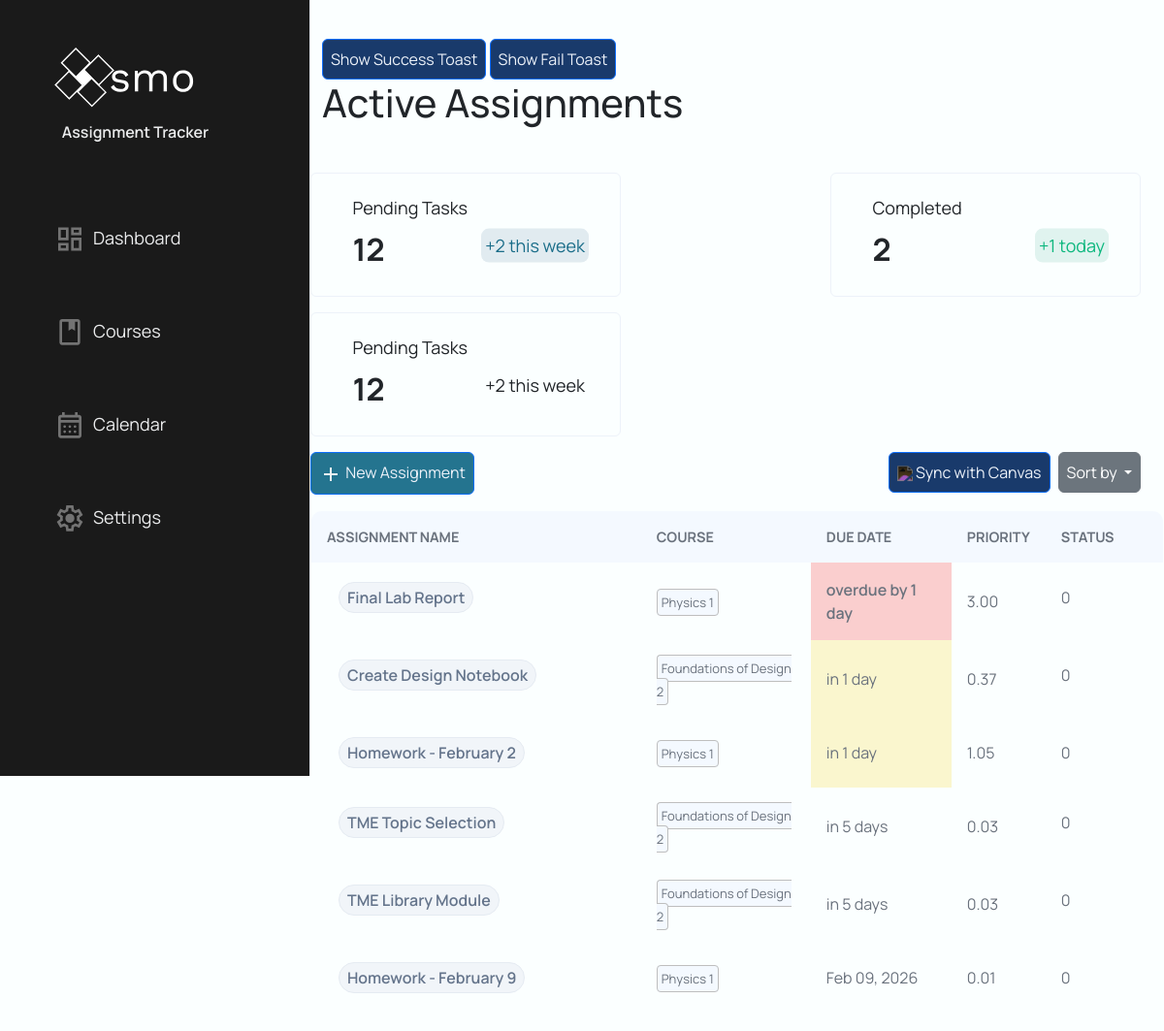
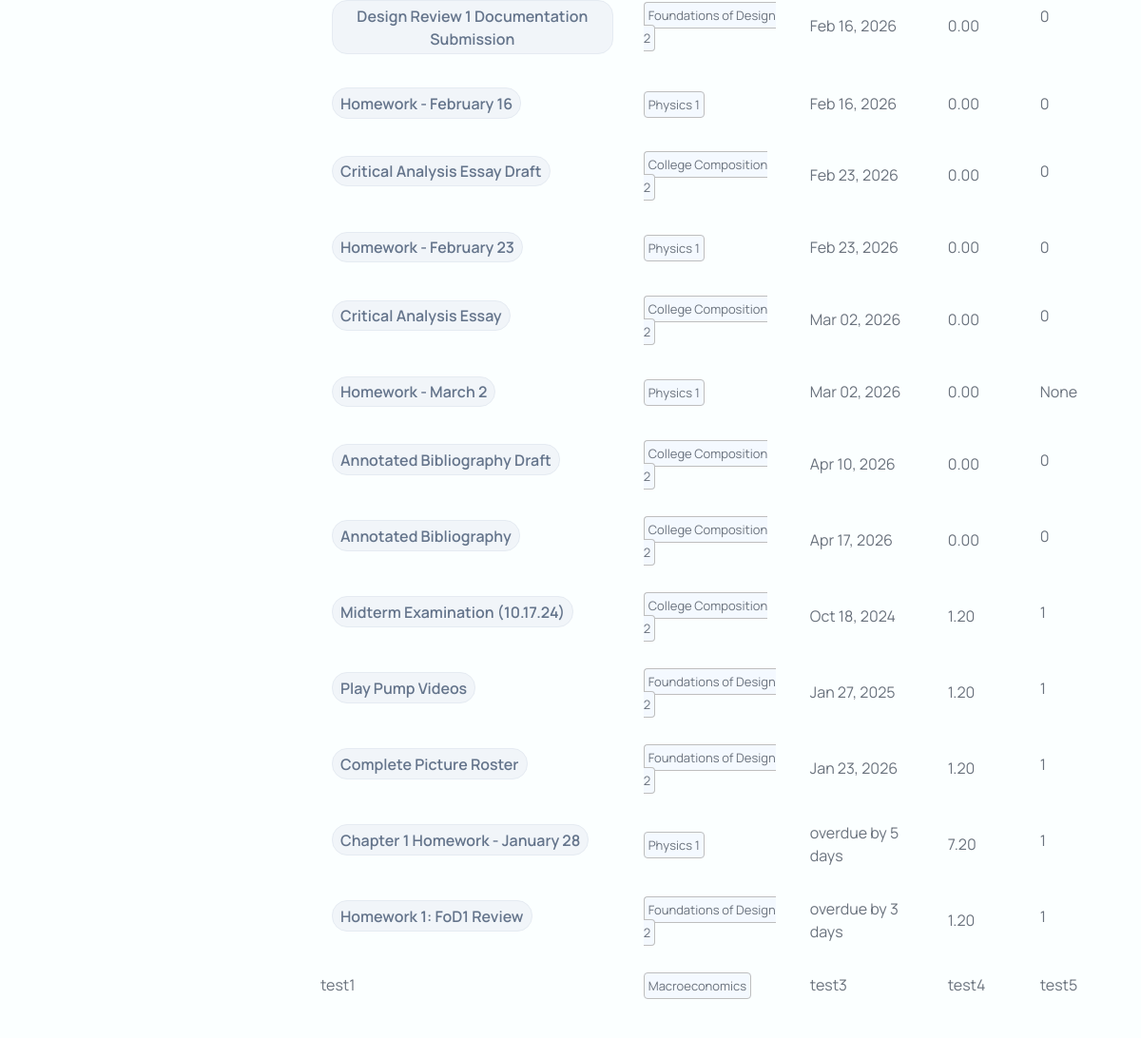
The page /dashboard/ (signed in) on the database its author committed (2 pictures, top to bottom).
### models/assignment.py (models this page shows, shortened)
class Assignment(db.Model):
    __tablename__ = "assignments"
    assignment_id = db.Column("assignment_id", db.Integer, primary_key=True, autoincrement=True)
    user_id = db.Column("user_id", db.Integer, db.ForeignKey("users.user_id"), nullable=False)
    course_id = db.Column("course_id", db.Integer, db.ForeignKey("courses.course_id"), nullable=False)
    course = db.relationship("Course", back_populates="assignments", foreign_keys="Assignment.course_id")
    title = db.Column("title", db.Text, nullable=False)
    description = db.Column("description", db.Text, nullable=True)
    due = db.Column("due", db.Text, nullable=False)        # ISO-8601 text datetime recommended
    status = db.Column("status", db.Integer, nullable=True)  # 0/1 or enum-like int
    created = db.Column("created", db.Text, nullable=True)
    updated = db.Column("updated", db.Text, nullable=True)
    points_possible = db.Column("points_possible", db.Integer, nullable=True)
    score = db.Column("score", db.Float, nullable=True)  # Actual score achieved
    canvas_assignment_id = db.Column("canvas_assignment_id", db.Integer, nullable=True)
    workflow_state = db.Column("workflow_state", db.Text, nullable=True)
    unlock_at = db.Column("unlock_at", db.Text, nullable=True)
    html_url = db.Column("html_url", db.Text, nullable=True)
    submission_type = db.Column("submission_type", db.Text, nullable=True)
    canvas_base_url = db.Column("canvas_base_url", db.Text, nullable=True)
    last_canvas_sync = db.Column("last_canvas_sync", db.Text, nullable=True)
    effort = db.Column("effort", db.Integer, nullable=True, default=1) # 1=Low, 2=Med, 3=High
    event_id = db.Column("event_id", db.Text, nullable=True)

### models/courses.py (models this page shows, shortened)
class Course(db.Model):
    __tablename__ = "courses"
    assignments = db.relationship("Assignment",
                                  back_populates="course",
                                  foreign_keys="Assignment.course_id",
                                  primaryjoin = "Course.course_id == Assignment.course_id"
                                  )
    course_id = db.Column(
        "course_id",
        db.Integer,
        primary_key=True,
        autoincrement=True
    )
    user_id = db.Column(
        "user_id",
        db.Integer,
        db.ForeignKey("users.user_id"),
        nullable=False
    )
    course_name = db.Column(
        "course_name",
        db.Text,
        nullable=False
    )
    course_code = db.Column(
        "course_code",
        db.Text,
        nullable=False
    )
    canvas_course_id = db.Column(
        "canvas_course_id",
        db.Integer,
        nullable=True
    )
    workflow_state = db.Column(
        "workflow_state",
        db.Text,
        nullable=True
    )
    time_zone = db.Column(
        "time_zone",
        db.Text,
        nullable=True
    )
    end_at = db.Column(
        "end_at",
        db.Text,
        nullable=False
    )
    last_sync = db.Column(
        "last_sync",
        db.Text,
        nullable=True
    )
    canvas_base_url = db.Column(
        "canvas_base_url",
        db.Text,
        nullable=True
    )
    weight = db.Column(
        "weight",
        db.Float,
        default=1.0,
        nullable=False
    )

### Website/MainPage/mainPage.py (the view)
@mainPage_bp.route("/dashboard/", methods=["POST", "GET"])
@login_required
def dashboard():
    user_id = current_user.user_id
    assignmentRepo = AssignmentRepo()
    courseRepo = CourseRepo()
    userRepo = UserRepo()
    deleteForm = DeleteAssignment()
    assignmentForm = AssignmentCreateForm().updateCourseSelect(courseRepo.getAllCoursesById(user_id))
    editAssignmentForm = EditAssignmentForm()
    checkForm = CheckForm()
    sort_key = (request.args.get("sort"))
    if sort_key is None:
        sort_key = "due"
    else:
        sort_key = sort_key.strip().lower()
    SORT_MAP = {
    "course"      : assignmentRepo.get_SortedByName_Assignment,
    "due"       : assignmentRepo.get_SortedByDue_Assignment,
    "points"    : assignmentRepo.get_SortedByPoints_Assignment,
    "priority"  : assignmentRepo.getAllAssignmentById # Sort manually after calculation
    }
    assignments = SORT_MAP.get(sort_key, assignmentRepo.getAllAssignmentById)(user_id)
    scoring_service = ScoringService(user_id)
    for assignment in assignments:
        assignment.priority_score = scoring_service.calculate_score(assignment, assignment.course)
        assignment.due_display, assignment.due_hour = format_due_display(assignment.due)
    if sort_key == "priority":
        assignments.sort(key=lambda x: x.priority_score, reverse=True)
    if deleteForm.validate_on_submit:
        print(f"Assignment ID: {deleteForm.assignment_id.data}")
    completed = userRepo.getComplete(user_id)
    return render_template("dashboard.html",
                        completed=completed,
                        assignments=assignments,
                        deleteForm=deleteForm,
                        assignmentForm=assignmentForm,
                        editForm=editAssignmentForm,
                        checkForm=checkForm)

### Website/MainPage/templates/dashboard.html (shortened to what this page needs)
{% extends "base.html" %}
{% block content %}
{% block head %}
    <link rel="stylesheet" type="text/css" href="{{ url_for('static', filename='dashboard.css') }}">
    <link rel="stylesheet" type="text/css" href="{{ url_for('static', filename='modal.css') }}">
    <link rel="stylesheet" type="text/css" href="{{ url_for('static', filename='button.css') }}">
    <link rel="stylesheet" type="text/css" href="{{ url_for('static', filename='toast.css') }}">
{%  endblock %}
    <div class="container h-100 w-100">
        <button class="btn btn-primary" onclick="createToast('Test', 'toast-success')">
        Show Success Toast
        </button>
        <button class="btn btn-primary" onclick="createToast('Test', 'toast-fail')">
        Show Fail Toast
        </button>
        <div class="toast-container position-fixed top-0 end-0 p-3">
        </div>
        <div class="col w-100">
            <div class="row">
                <h1>Active Assignments</h1>
            </div>
            <div class="row card-div">
                <div class="card">
                    <p class="card-header1">Pending Tasks</p>
                    <p class="card-number">12</p>
                    <div class="tally">
                        <p class="card-tally-pending">+2 this week</p>
                    </div>
                </div>
                <div class="card">
                    <p class="card-header1">Completed</p>
                    <p class="card-number">{{completed}}</p>
                    <div class="tally">
                        <p class="card-tally-completed">+1 today</p>
                    </div>
                </div>
                <div class="card">
                    <p class="card-header1">Pending Tasks</p>
                    <p class="card-number">12</p>
                    <div class="tally">
                        <p class="card-tally-due">+2 this week</p>
                    </div>
                </div>
            </div>
            <div class="row button-div mt-3 mb-3 w-100">
                <div class="w-auto p-0">
                    <button type="button" class="btn btn-primary btn-create" onclick=showCreateModal()>
                        <img class="create-img" src="{{ url_for('static', filename='/images/navbar/add.svg') }}">
                        New Assignment
                    </button>
                </div>
                <div class="w-auto p-0 ms-auto">
                    <button type="button" class="btn btn-primary" id="sync" onclick=sync()>
                        <img class="btn-icon" src="{{ url_for('static', filename='images/icons/sync1.svg') }}">
                        Sync with Canvas
                    </button>
                </div>
                <div class="w-auto p-0 dropdown">
                    <button class="btn btn-secondary dropdown-toggle" type="button" data-bs-toggle="dropdown" aria-expanded="false">
                        Sort by
                    </button>
                </div>
            </div>
            <div class="row table-div">
                <table class="assignment-table">
                    <tr>
                        <th>Assignment Name</th>
                        <th>Course</th>
                        <th>Due Date</th>
                        <th>Priority</th>
                        <th>Status</th>
                    </tr>
                    {% for assignment in assignments %}
                        <tr class="table-row">
                            <td class="title d-flex align-items-center">
                                <form method="POST" action="/dashboard/assignments/{{ assignment.assignment_id }}/complete" class="d-flex align-items-center m-0 p-0 complete-form">
                                </form>
                                <button
                                    class="btn-name"
                                    onclick=showEditModal(this)
                                    data-assignment-id="{{assignment.assignment_id}}"
                                    data-canvas-id="{{assignment.canvas_assignment_id}}"
                                    data-assignment-name="{{assignment.title}}"
                                    data-assignment-desc="{{assignment.description}}"
                                    data-effort="{{assignment.effort}}"
                                    data-url="{{assignment.html_url}}">
                                    {{assignment.title}}
                                </button>
                            </td>
                            <td><a class="course-name">{{assignment.course.course_name}}</a></td>
                                {% if assignment.due_hour is none %}
                                    <td>{{assignment.due_display}}</td>
                                {% elif assignment.due_hour == "overdue" and assignment.status != 1 %}
                                    <td class="due-24">{{assignment.due_display}}</td>
                                {% elif assignment.due_hour is string %}
                                    <td>{{assignment.due_display}}</td>
                                {% elif assignment.due_hour < 24 %}
                                    <td class="due-24">{{assignment.due_display}}</td>
                                {% elif assignment.due_hour < 72 %}
                                    <td class="due-72">{{assignment.due_display}}</td>
                                {% else %}
                                    <td>{{assignment.due_display}}</td>
                                {% endif %}
                            <td class="priority">{{"%.2f"|format(assignment.priority_score)}}</td>
                            <td class="status d-flex align-items-center">
                                {{assignment.status}}
                            </td>
                        </tr>
                    </div>
                    {% endfor %}
                    <tr>
                        <td>test1</td>
                        <td><a class="course-name">Macroeconomics</a></td>
                        <td>test3</td>
                        <td>test4</td>
                        <td>test5</td>
                    </tr>
{% endblock %}

### templates/base.html (shortened to what this page needs)
<!doctype html>
<html lang="en">
<head>
    <link href="https://cdn.jsdelivr.net/npm/bootstrap@5.3.8/dist/css/bootstrap.min.css" rel="stylesheet">
    <link rel="stylesheet" type="text/css" href="{{ url_for('static', filename='base.css') }}">
    <link rel="stylesheet" href="https://cdn.jsdelivr.net">
    {% block head %}{% endblock %}
</head>
<body>
    <div class="wrapper">
        <div class="sidebar-div">
            <ul class="sidebar">
                <div class="item">
                    <li>
                        <a>
                            <img class="nav-logo" src="{{ url_for('static', filename='/images/login/OsmoLogo.svg') }}">
                            <p class="text1 brand">Assignment Tracker</p>
                        </a>
                    </li>
                </div>
                <div class="item">
                    <li class="sidebar-item sidebar-brand">
                        <a href="{{ url_for('mainPage.dashboard') }}"class="sidebar-link">
                            <img class="nav-img" src="{{ url_for('static', filename='/images/navbar/dashboard1.svg') }}">
                            <span class="text1">Dashboard</span>
                        </a>
                    </li>
                </div>
                <div class="item">
                    <li class="sidebar-item">
                        <a href="{{ url_for('courses.course') }}" class="sidebar-link">
                            <img class="nav-img" src="{{ url_for('static', filename='/images/navbar/courses1.svg') }}">
                            <span class="text1">Courses</span>
                        </a>
                </div>
                <div class="item">
                    <li class="sidebar-item">
                        <a href="{{ url_for('calendar.calendar') }}" class="sidebar-link">
                            <img class="nav-img" src="{{ url_for('static', filename='/images/navbar/calendar.svg') }}">
                            <span class="text1">Calendar</span>
                        </a>
                    </li>
                </div>
                <div class="item">
                    <li class="sidebar-item">
                        <a href="{{ url_for('settings.settings') }}" class="sidebar-link">
                            <img class="nav-img" src="{{ url_for('static', filename='/images/navbar/settings.svg') }}">
                            <span class="text1">Settings</span>
                        </a>
                    </li>
                </div>
            </ul>
        </div>
        <div class="main w-100 d-flex flex-row">
            {%block content%}
            {%endblock%}
</body>

### rows shown on the page
Assignment: title "Final Lab Report", course.course_name "Physics 1", due_display "overdue by 1 day", priority_score "3.00", status "0"
Assignment: title "Create Design Notebook", course.course_name "Foundations of Design 2", due_display "in 1 day", priority_score "0.37", status "0"
Assignment: title "Homework - February 2", course.course_name "Physics 1", due_display "in 1 day", priority_score "1.05", status "0"
Assignment: title "TME Topic Selection", course.course_name "Foundations of Design 2", due_display "in 5 days", priority_score "0.03", status "0"
Assignment: title "TME Library Module", course.course_name "Foundations of Design 2", due_display "in 5 days", priority_score "0.03", status "0"
Assignment: title "Homework - February 9", course.course_name "Physics 1", due_display "Feb 09, 2026", priority_score "0.01", status "0"
Assignment: title "Design Review 1 Documentation Submission", course.course_name "Foundations of Design 2", due_display "Feb 16, 2026", priority_score "0.00", status "0"
Assignment: title "Homework - February 16", course.course_name "Physics 1", due_display "Feb 16, 2026", priority_score "0.00", status "0"
Assignment: title "Critical Analysis Essay Draft", course.course_name "College Composition 2", due_display "Feb 23, 2026", priority_score "0.00", status "0"
Assignment: title "Homework - February 23", course.course_name "Physics 1", due_display "Feb 23, 2026", priority_score "0.00", status "0"
Assignment: title "Critical Analysis Essay", course.course_name "College Composition 2", due_display "Mar 02, 2026", priority_score "0.00", status "0"
Assignment: title "Homework - March 2", course.course_name "Physics 1", due_display "Mar 02, 2026", priority_score "0.00", status "None"
Assignment: title "Annotated Bibliography Draft", course.course_name "College Composition 2", due_display "Apr 10, 2026", priority_score "0.00", status "0"
Assignment: title "Annotated Bibliography", course.course_name "College Composition 2", due_display "Apr 17, 2026", priority_score "0.00", status "0"
Assignment: title "Midterm Examination (10.17.24)", course.course_name "College Composition 2", due_display "Oct 18, 2024", priority_score "1.20", status "1"
Assignment: title "Play Pump Videos", course.course_name "Foundations of Design 2", due_display "Jan 27, 2025", priority_score "1.20", status "1"
Assignment: title "Complete Picture Roster", course.course_name "Foundations of Design 2", due_display "Jan 23, 2026", priority_score "1.20", status "1"
Assignment: title "Chapter 1 Homework - January 28", course.course_name "Physics 1", due_display "overdue by 5 days", priority_score "7.20", status "1"
Assignment: title "Homework 1: FoD1 Review", course.course_name "Foundations of Design 2", due_display "overdue by 3 days", priority_score "1.20", status "1"

### other values the page prints
{{ completed }} "2"
